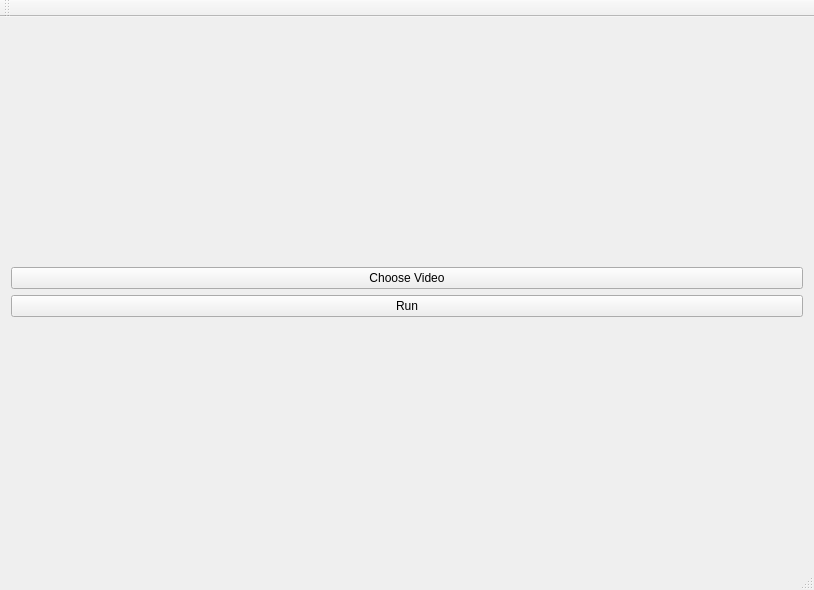
<?xml version="1.0" encoding="UTF-8"?>
<ui version="4.0">
 <class>MainWindow</class>
 <widget class="QMainWindow" name="MainWindow">
  <property name="geometry">
   <rect>
    <x>0</x>
    <y>0</y>
    <width>814</width>
    <height>590</height>
   </rect>
  </property>
  <property name="windowTitle">
   <string>MainWindow</string>
  </property>
  <widget class="QWidget" name="centralWidget">
   <layout class="QVBoxLayout" name="verticalLayout_2">
    <item>
     <layout class="QVBoxLayout" name="verticalLayout">
      <item>
       <widget class="QPushButton" name="chooseVideo">
        <property name="text">
         <string>Choose Video</string>
        </property>
       </widget>
      </item>
      <item>
       <widget class="QPushButton" name="run">
        <property name="text">
         <string>Run</string>
        </property>
       </widget>
      </item>
     </layout>
    </item>
   </layout>
  </widget>
  <widget class="QMenuBar" name="menuBar">
   <property name="geometry">
    <rect>
     <x>0</x>
     <y>0</y>
     <width>814</width>
     <height>21</height>
    </rect>
   </property>
  </widget>
  <widget class="QToolBar" name="mainToolBar">
   <attribute name="toolBarArea">
    <enum>TopToolBarArea</enum>
   </attribute>
   <attribute name="toolBarBreak">
    <bool>false</bool>
   </attribute>
  </widget>
  <widget class="QStatusBar" name="statusBar"/>
 </widget>
 <layoutdefault spacing="6" margin="11"/>
 <resources/>
 <connections/>
</ui>
